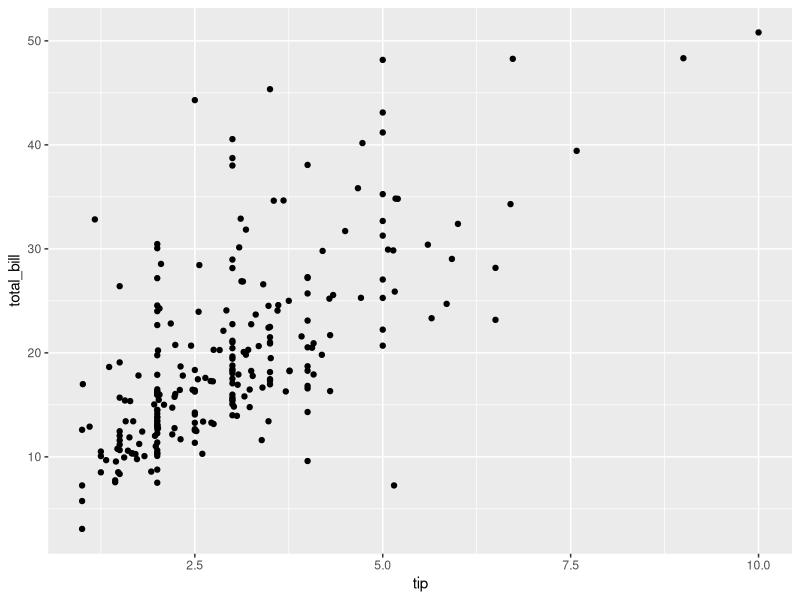
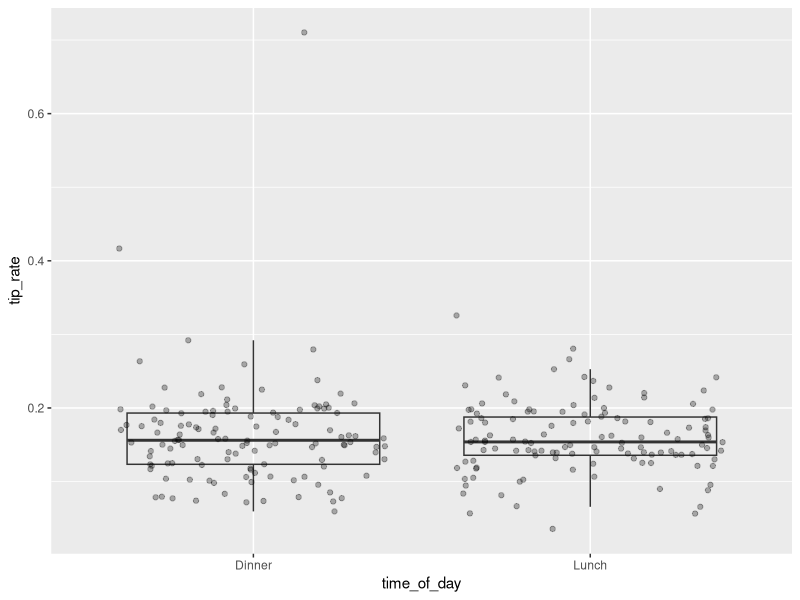
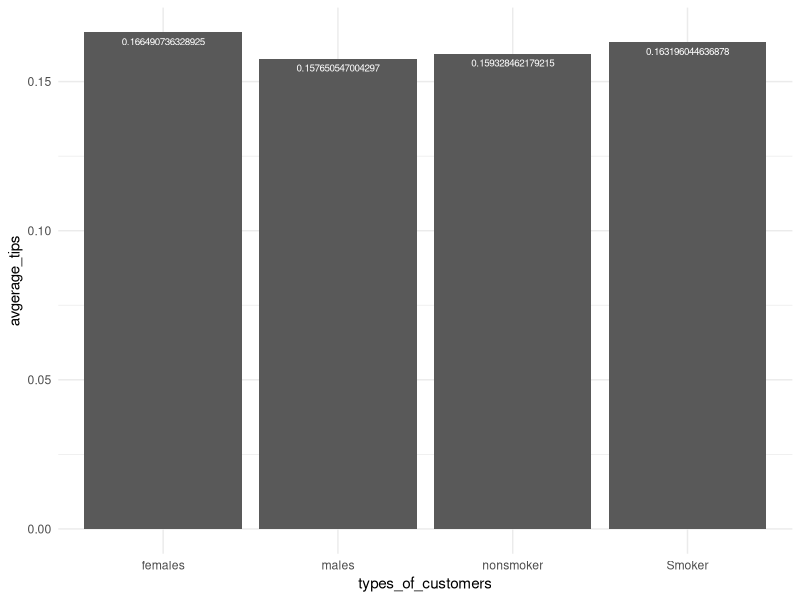
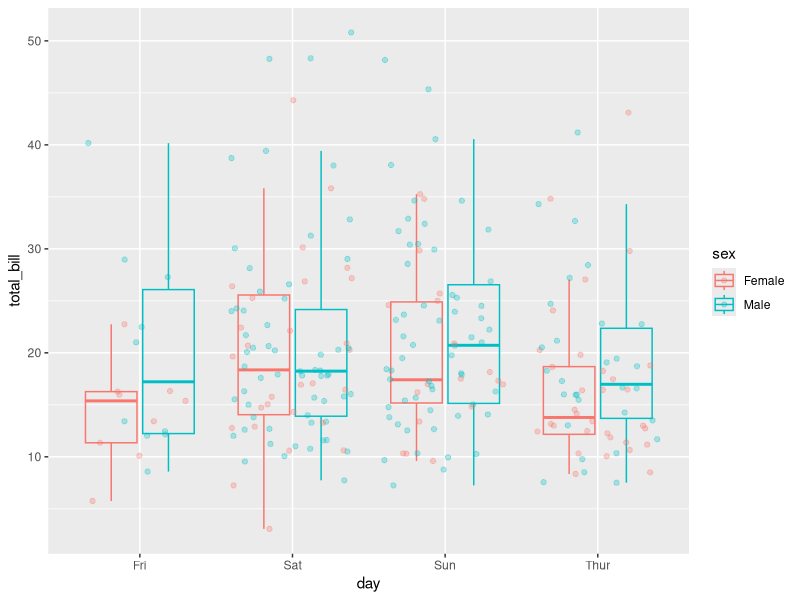

Recreate these plots in R, in order.
## ---- chunk 1
knitr::opts_chunk$set(echo = TRUE)
## ---- chunk 2
data(tips, package = "reshape2")
str(tips)
numParty = 244
numParty

str(tips)
# There are 4 factor variables which are sex, smoker, day, and time. There are two numeric variables which are total_bill and tip. The only integer variable in the dataset is size.

thur = sum(tips[tips$day == "Thur", ]$tip)
fri = sum(tips[tips$day == "Fri", ]$tip)
sat = sum(tips[tips$day == "Sat", ]$tip)
sun = sum(tips[tips$day == "Sun", ]$tip)
day = c(thur, fri, sat, sun)
day

takeout = tips$sex != "Male" & tips$size >= 5
female5 = tips[takeout, ]
female5

library(ggplot2)
ggplot(data = tips, aes(x = tip, y = total_bill)) + geom_point()
# There is a moderate positive correlation between the price of the total bill and the tip given.


# There are a handfull of outliers in this dataset. For instance, there are a few people who dont tip more than three dollars even though their food costed upward of $30. There are also some outliers because there were customers who tipped more than $7.5 while the majority tipped between $0 and $5.5. In conclusion, there is a moderate positive correlation between tips and total bil. But there are some otliers because people tip small amounts even though their bill was expensive and others had expensive food and tipped accordingly.


tips$tiprate = tips$tip / tips$total_bill
summary(tips$tiprate)
#The average tiprate in this data set is 16.08 percent. This means that on average, everybody tips 16 percent of the total cost of their food at this restaurant.

lunch = tips[tips$time == "Lunch", ]$tiprate
dinner = tips[tips$time == "Dinner", ]$tiprate
df2 = data.frame(tip_rate = c(dinner, lunch), time_of_day =  c("Dinner", "Lunch"))
ggplot(df2, aes(time_of_day, tip_rate)) + geom_boxplot(alpha = 0) +
    geom_jitter(alpha = 0.3)
# The lunch tips and dinner tips were similar because their means, medians, and IQR's were nearly identical. However, lunch had a smaller range because there were not as many tip outliers as there were during dinner.In conclusion, the tiprate did not vary much from lunch to dinner except that there's are more outlier tips during dinner.

smokers = tips[tips$smoker == "Yes", ]
smokerstip = smokers$tip / smokers$total_bill
nonsmokers = tips[tips$smoker == "No", ]
nonsmokerstip = nonsmokers$tip / nonsmokers$total_bill
male = tips[tips$sex == "Male", ]
maletip = male$tip / male$total_bill
female = tips[tips$sex == "Female", ]
femaletip = female$tip / female$total_bill
df = data.frame(avgerage_tips=c(mean(smokerstip), mean(nonsmokerstip), mean(maletip), mean(femaletip)), types_of_customers = c("Smoker", "nonsmoker", "males", "females"))
ggplot(df, aes(types_of_customers, avgerage_tips)) + geom_bar(stat = "identity") + geom_text(aes(label = avgerage_tips), vjust=1.6, color="white", size=2.5)+
  theme_minimal()
# on average, females tip more than males by about one percent and smokers tip more than nonsmokers by about half a percent.According to this data, you can see that a female smoker would give a slightly more generous tip than a nonsmoking male.


ggplot(data = tips, mapping = aes(x = day, y = total_bill, color = sex)) +
    geom_boxplot(alpha = 0) +
    geom_jitter(alpha = 0.3)
# Looking at the boxplot below, it is evident that the males usually pay because the blue dots outnumber the red dots. This is especially clear while looking at saturday and sunday. Thursday and friday are more evenly distributed in terms of who pays because it doesnn't look like one color outnunbers the other.In conclusion, males pay the bill much more that females on saturday and sunday but it seems to be evenly distributed on thursday and friday.
